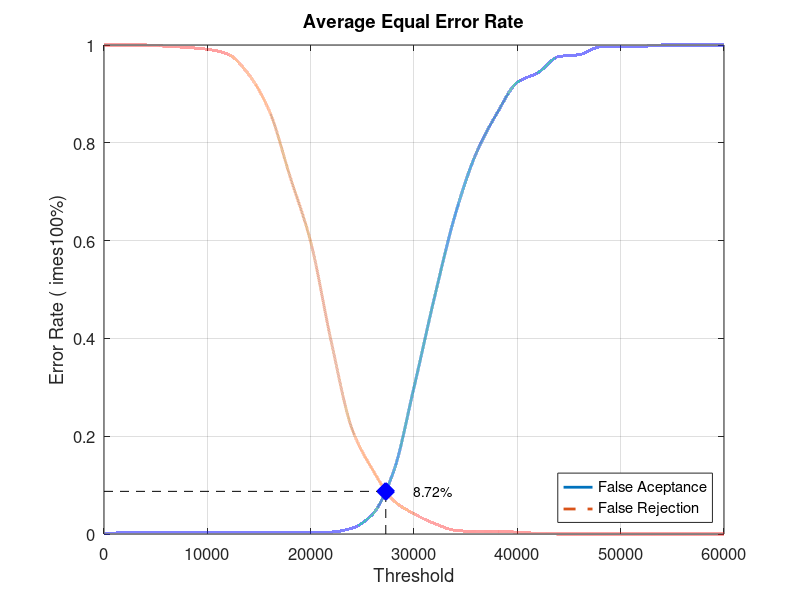
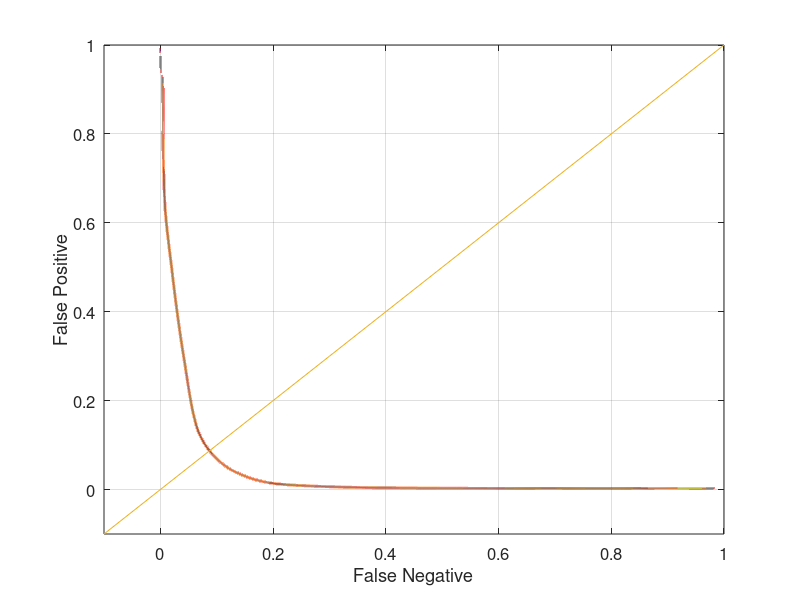

MATLAB code to generate these figures, in order:
close all;
clear;
clc;
x = 0:2000:60000;
xq = 0:0.5:60000;

y0 = [0 0.00263158 0.00263158 0.00263158 0.00263158 0.00263158 0.00263158 0.00263158 0.00263158 0.00263158 0.00263158 0.00394737 0.0118421 0.0407895 0.126316 0.3 0.485526 0.653947 0.777632 0.859211 0.923684 0.943421 0.976316 0.980263 0.996053 0.997368 0.997368 1 1 1 1]
yy0 = interp1(x, y0, xq, 'pchip');
y1 = [1 1 1 0.9975 0.995 0.99125 0.98125 0.94 0.865 0.73125 0.5975 0.3925 0.215 0.13125 0.06875 0.04125 0.02125 0.0075 0.005 0.005 0.00375 0.00125 0 0 0 0 0 0 0 0 0]
yy1 = interp1(x, y1, xq, 'pchip');

% Calculating EER: 
y2 = abs(y0 - y1);
find(y2 == min(y2))
yy2 = abs(yy0 - yy1);
xEER = find(yy2 == min(yy2));
xEERIndex = xq(xEER) % X-axis EER
yEER = yy0(xEER) % Y-axis EER

main = figure
plot(xq, yy0,'-','LineWidth', 2);	hold on
plot(xq, yy1,'--','LineWidth', 2);	hold on
plot([xEERIndex xEERIndex], [0 yEER], 'k--');	hold on
plot([0 xEERIndex], [yEER yEER], 'k--');	hold on
plot(xEERIndex, yEER, 'bx', 'LineWidth', 10);	hold on
text(xEERIndex + 10 * xEERIndex / 100, yEER, [num2str(round((10000 * yEER)) / 100) '%'])
legend('False Aceptance', 'False Rejection', 'Location', 'SouthEast')
xlabel('Threshold')
ylabel('Error Rate (	imes100%)')
title('Average Equal Error Rate')
set(gca, 'FontSize', 12)
axis([0 60000 0 1])
grid on

print(main, 'Experiment3AverageMain', '-dpng');
FNRxFPR = figure('Color', [1 1 1]);
plot(yy1, yy0, '-', yy1, yy0, 'LineWidth', 2);
hold on
y = -0.1:0.1:1
plot(y, y); 
set(gca, 'FontSize', 12)
xlabel('False Negative')
ylabel('False Positive')
axis([-0.1 1 -0.1 1])
set(gca, 'FontSize', 12)
grid on

print(FNRxFPR, 'Experiment3AverageFNRxFPR','-dpng');
